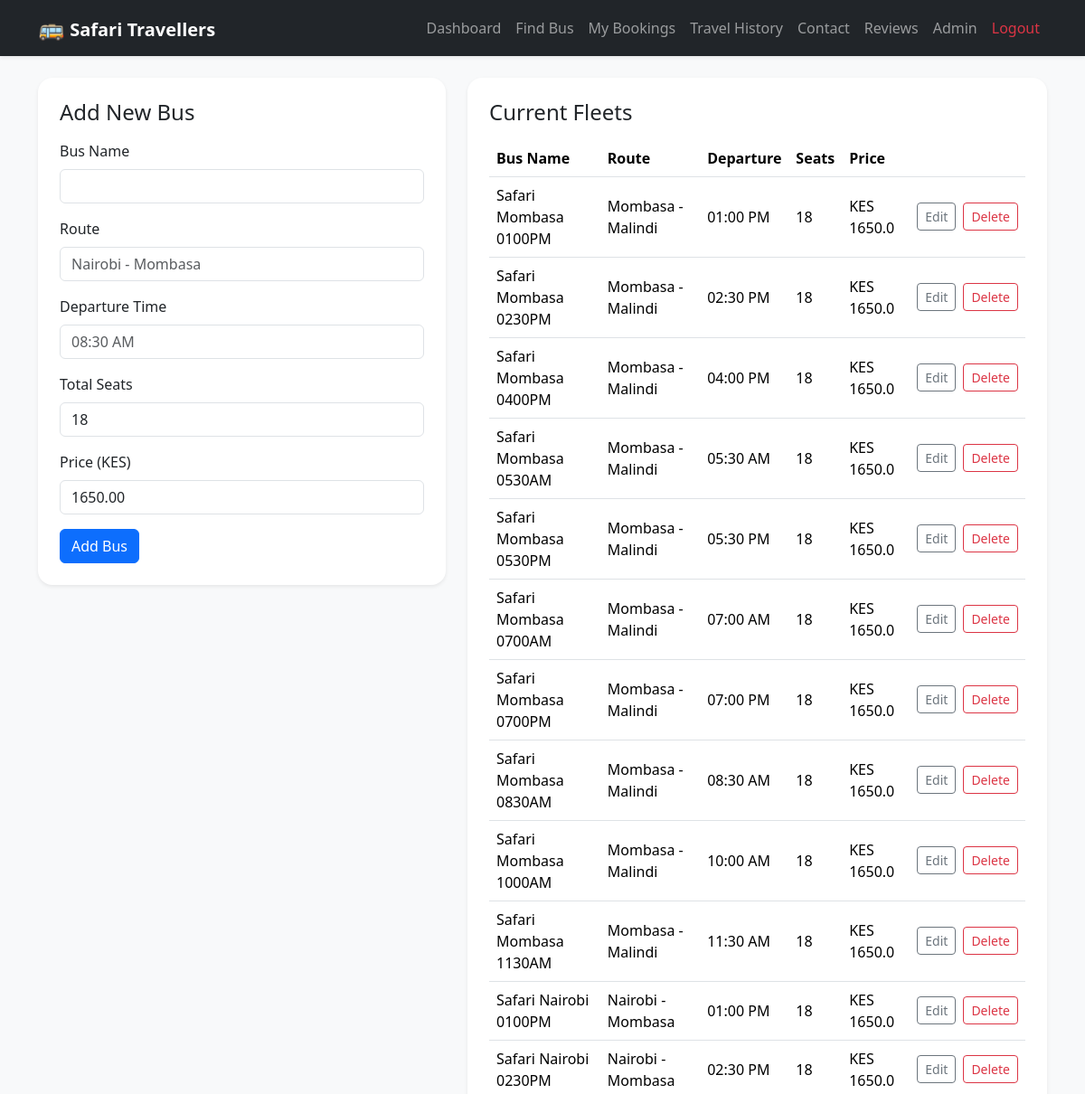
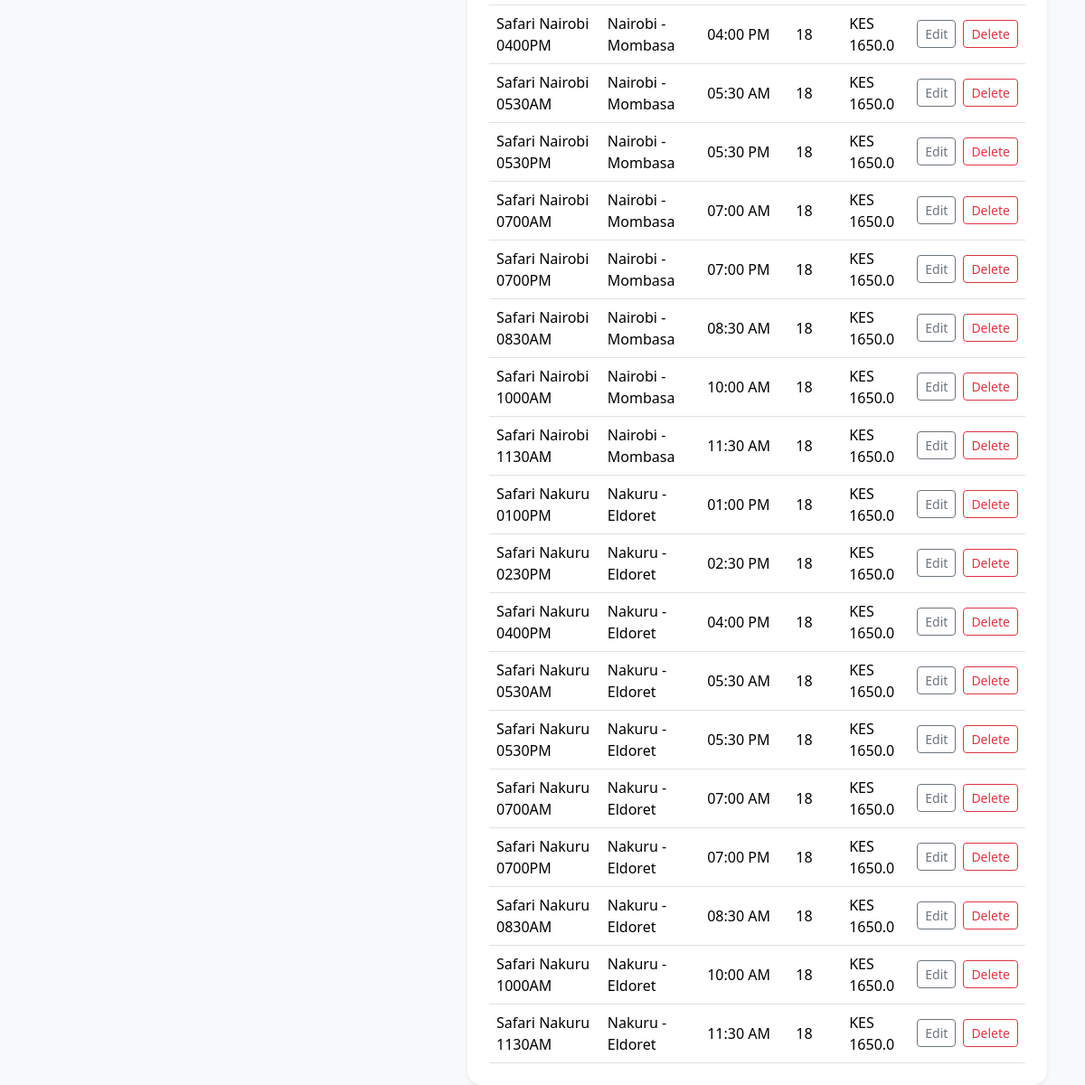
Page /admin/buses (signed in) on the committed database (2 pictures, top to bottom).
### app/models.py (models this page shows, shortened)
class Bus(db.Model):
    __tablename__ = 'buses'
    id = db.Column(db.Integer, primary_key=True)
    bus_name = db.Column(db.String(100), nullable=False)
    route = db.Column(db.String(255), nullable=False)
    departure_time = db.Column(db.String(50), nullable=False)
    total_seats = db.Column(db.Integer, default=18)
    price = db.Column(db.Float, default=1650.0)
    bookings = db.relationship('Booking', back_populates='bus', cascade='all, delete-orphan')

### app/route.py (the view, shortened to what this page needs)
@main.route('/admin/buses', methods=['GET', 'POST'])
@login_required
def manage_buses():
    if not current_user.is_admin_user:
        abort(403)
    buses = Bus.query.order_by(Bus.route, Bus.departure_time).all()
    return render_template('admin_buses.html', buses=buses)

### app/models.py (called while the page is built)
    @property
    def is_admin_user(self):
        admin_email = current_app.config.get('ADMIN_EMAIL')
        return self.is_admin or (admin_email and self.email == admin_email)

### app/route.py (called while the page is built)
@login_manager.user_loader
def load_user(user_id):
    return User.query.get(int(user_id))

### app/templates/admin_buses.html
{% extends "base.html" %}
{% block content %}
<div class="row gy-4">
    <div class="col-lg-5">
        <div class="card shadow-sm border-0 p-4">
            <h4 class="mb-3">Add New Bus</h4>
            <form method="POST">
                <div class="mb-3">
                    <label class="form-label">Bus Name</label>
                    <input type="text" name="bus_name" class="form-control" required>
                </div>
                <div class="mb-3">
                    <label class="form-label">Route</label>
                    <input type="text" name="route" class="form-control" placeholder="Nairobi - Mombasa" required>
                </div>
                <div class="mb-3">
                    <label class="form-label">Departure Time</label>
                    <input type="text" name="departure_time" class="form-control" placeholder="08:30 AM" required>
                </div>
                <div class="mb-3">
                    <label class="form-label">Total Seats</label>
                    <input type="number" name="total_seats" class="form-control" min="10" value="18" required>
                </div>
                <div class="mb-3">
                    <label class="form-label">Price (KES)</label>
                    <input type="number" step="0.01" name="price" class="form-control" value="1650.00" required>
                </div>
                <button class="btn btn-primary">Add Bus</button>
            </form>
        </div>
    </div>
    <div class="col-lg-7">
        <div class="card shadow-sm border-0 p-4">
            <h4 class="mb-3">Current Fleets</h4>
            <div class="table-responsive">
                <table class="table align-middle mb-0">
                    <thead>
                        <tr>
                            <th>Bus Name</th>
                            <th>Route</th>
                            <th>Departure</th>
                            <th>Seats</th>
                            <th>Price</th>
                            <th></th>
                        </tr>
                    </thead>
                    <tbody>
                        {% for bus in buses %}
                            <tr>
                                <td>{{ bus.bus_name }}</td>
                                <td>{{ bus.route }}</td>
                                <td>{{ bus.departure_time }}</td>
                                <td>{{ bus.total_seats }}</td>
                                <td>KES {{ bus.price }}</td>
                                <td>
                                    <div class="d-flex gap-2">
                                        <a href="{{ url_for('main.edit_bus', bus_id=bus.id) }}" class="btn btn-sm btn-outline-secondary">Edit</a>
                                        <form method="POST" action="{{ url_for('main.delete_bus', bus_id=bus.id) }}" onsubmit="return confirm('Remove this bus?');">
                                            <button class="btn btn-sm btn-outline-danger">Delete</button>
                                        </form>
                                    </div>
                                </td>
                            </tr>
                        {% endfor %}
                    </tbody>
                </table>
            </div>
        </div>
    </div>
</div>
{% endblock %}

### static/style.css (style rules this page uses)
body { background-color: #eef2f7; color: #212529; }
.card { border-radius: 16px; }

### rows in the picture
Bus: bus_name "Safari Mombasa 0100PM", route "Mombasa - Malindi", departure_time "01:00 PM", total_seats "18", price "1650.0"
Bus: bus_name "Safari Mombasa 0230PM", route "Mombasa - Malindi", departure_time "02:30 PM", total_seats "18", price "1650.0"
Bus: bus_name "Safari Mombasa 0400PM", route "Mombasa - Malindi", departure_time "04:00 PM", total_seats "18", price "1650.0"
Bus: bus_name "Safari Mombasa 0530AM", route "Mombasa - Malindi", departure_time "05:30 AM", total_seats "18", price "1650.0"
Bus: bus_name "Safari Mombasa 0530PM", route "Mombasa - Malindi", departure_time "05:30 PM", total_seats "18", price "1650.0"
Bus: bus_name "Safari Mombasa 0700AM", route "Mombasa - Malindi", departure_time "07:00 AM", total_seats "18", price "1650.0"
Bus: bus_name "Safari Mombasa 0700PM", route "Mombasa - Malindi", departure_time "07:00 PM", total_seats "18", price "1650.0"
Bus: bus_name "Safari Mombasa 0830AM", route "Mombasa - Malindi", departure_time "08:30 AM", total_seats "18", price "1650.0"
Bus: bus_name "Safari Mombasa 1000AM", route "Mombasa - Malindi", departure_time "10:00 AM", total_seats "18", price "1650.0"
Bus: bus_name "Safari Mombasa 1130AM", route "Mombasa - Malindi", departure_time "11:30 AM", total_seats "18", price "1650.0"
Bus: bus_name "Safari Nairobi 0100PM", route "Nairobi - Mombasa", departure_time "01:00 PM", total_seats "18", price "1650.0"
Bus: bus_name "Safari Nairobi 0230PM", route "Nairobi - Mombasa", departure_time "02:30 PM", total_seats "18", price "1650.0"
Bus: bus_name "Safari Nairobi 0400PM", route "Nairobi - Mombasa", departure_time "04:00 PM", total_seats "18", price "1650.0"
Bus: bus_name "Safari Nairobi 0530AM", route "Nairobi - Mombasa", departure_time "05:30 AM", total_seats "18", price "1650.0"
Bus: bus_name "Safari Nairobi 0530PM", route "Nairobi - Mombasa", departure_time "05:30 PM", total_seats "18", price "1650.0"
Bus: bus_name "Safari Nairobi 0700AM", route "Nairobi - Mombasa", departure_time "07:00 AM", total_seats "18", price "1650.0"
Bus: bus_name "Safari Nairobi 0700PM", route "Nairobi - Mombasa", departure_time "07:00 PM", total_seats "18", price "1650.0"
Bus: bus_name "Safari Nairobi 0830AM", route "Nairobi - Mombasa", departure_time "08:30 AM", total_seats "18", price "1650.0"
Bus: bus_name "Safari Nairobi 1000AM", route "Nairobi - Mombasa", departure_time "10:00 AM", total_seats "18", price "1650.0"
Bus: bus_name "Safari Nairobi 1130AM", route "Nairobi - Mombasa", departure_time "11:30 AM", total_seats "18", price "1650.0"
Bus: bus_name "Safari Nakuru 0100PM", route "Nakuru - Eldoret", departure_time "01:00 PM", total_seats "18", price "1650.0"
Bus: bus_name "Safari Nakuru 0230PM", route "Nakuru - Eldoret", departure_time "02:30 PM", total_seats "18", price "1650.0"
Bus: bus_name "Safari Nakuru 0400PM", route "Nakuru - Eldoret", departure_time "04:00 PM", total_seats "18", price "1650.0"
Bus: bus_name "Safari Nakuru 0530AM", route "Nakuru - Eldoret", departure_time "05:30 AM", total_seats "18", price "1650.0"
Bus: bus_name "Safari Nakuru 0530PM", route "Nakuru - Eldoret", departure_time "05:30 PM", total_seats "18", price "1650.0"
Bus: bus_name "Safari Nakuru 0700AM", route "Nakuru - Eldoret", departure_time "07:00 AM", total_seats "18", price "1650.0"
Bus: bus_name "Safari Nakuru 0700PM", route "Nakuru - Eldoret", departure_time "07:00 PM", total_seats "18", price "1650.0"
Bus: bus_name "Safari Nakuru 0830AM", route "Nakuru - Eldoret", departure_time "08:30 AM", total_seats "18", price "1650.0"
Bus: bus_name "Safari Nakuru 1000AM", route "Nakuru - Eldoret", departure_time "10:00 AM", total_seats "18", price "1650.0"
Bus: bus_name "Safari Nakuru 1130AM", route "Nakuru - Eldoret", departure_time "11:30 AM", total_seats "18", price "1650.0"
